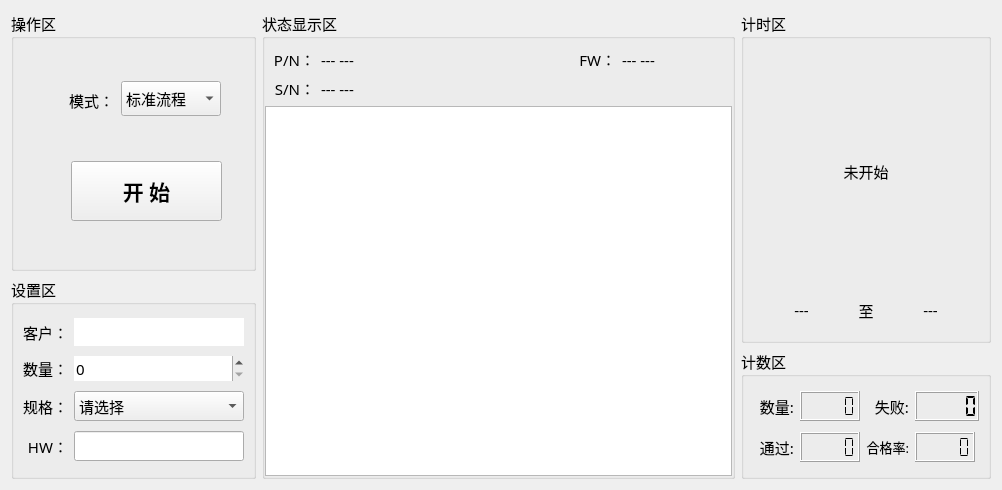
<?xml version="1.0" encoding="UTF-8"?>
<ui version="4.0">
 <class>Home_WorkWid</class>
 <widget class="QWidget" name="Home_WorkWid">
  <property name="geometry">
   <rect>
    <x>0</x>
    <y>0</y>
    <width>1002</width>
    <height>490</height>
   </rect>
  </property>
  <property name="windowTitle">
   <string>Form</string>
  </property>
  <layout class="QGridLayout" name="gridLayout_2">
   <item row="2" column="2">
    <widget class="QGroupBox" name="groupBox_3">
     <property name="minimumSize">
      <size>
       <width>0</width>
       <height>130</height>
      </size>
     </property>
     <property name="maximumSize">
      <size>
       <width>250</width>
       <height>220</height>
      </size>
     </property>
     <property name="font">
      <font>
       <family>微软雅黑</family>
       <pointsize>11</pointsize>
      </font>
     </property>
     <property name="title">
      <string>计数区</string>
     </property>
     <layout class="QGridLayout" name="gridLayout_4">
      <item row="0" column="0">
       <widget class="QLabel" name="label_27">
        <property name="maximumSize">
         <size>
          <width>45</width>
          <height>30</height>
         </size>
        </property>
        <property name="text">
         <string>数量:</string>
        </property>
        <property name="alignment">
         <set>Qt::AlignRight|Qt::AlignTrailing|Qt::AlignVCenter</set>
        </property>
       </widget>
      </item>
      <item row="0" column="1">
       <widget class="QLCDNumber" name="allLcd">
        <property name="maximumSize">
         <size>
          <width>60</width>
          <height>30</height>
         </size>
        </property>
        <property name="digitCount">
         <number>5</number>
        </property>
        <property name="segmentStyle">
         <enum>QLCDNumber::Flat</enum>
        </property>
       </widget>
      </item>
      <item row="0" column="2">
       <widget class="QLabel" name="label_28">
        <property name="maximumSize">
         <size>
          <width>45</width>
          <height>30</height>
         </size>
        </property>
        <property name="text">
         <string>失败:</string>
        </property>
        <property name="alignment">
         <set>Qt::AlignRight|Qt::AlignTrailing|Qt::AlignVCenter</set>
        </property>
       </widget>
      </item>
      <item row="0" column="3">
       <widget class="QLCDNumber" name="errLcd">
        <property name="maximumSize">
         <size>
          <width>70</width>
          <height>35</height>
         </size>
        </property>
        <property name="digitCount">
         <number>5</number>
        </property>
        <property name="segmentStyle">
         <enum>QLCDNumber::Flat</enum>
        </property>
        <property name="value" stdset="0">
         <double>0.000000000000000</double>
        </property>
        <property name="intValue" stdset="0">
         <number>0</number>
        </property>
       </widget>
      </item>
      <item row="1" column="0">
       <widget class="QLabel" name="label_29">
        <property name="maximumSize">
         <size>
          <width>45</width>
          <height>30</height>
         </size>
        </property>
        <property name="text">
         <string>通过:</string>
        </property>
        <property name="alignment">
         <set>Qt::AlignRight|Qt::AlignTrailing|Qt::AlignVCenter</set>
        </property>
       </widget>
      </item>
      <item row="1" column="1">
       <widget class="QLCDNumber" name="okLcd">
        <property name="maximumSize">
         <size>
          <width>60</width>
          <height>30</height>
         </size>
        </property>
        <property name="digitCount">
         <number>5</number>
        </property>
        <property name="segmentStyle">
         <enum>QLCDNumber::Flat</enum>
        </property>
        <property name="intValue" stdset="0">
         <number>0</number>
        </property>
       </widget>
      </item>
      <item row="1" column="2">
       <widget class="QLabel" name="label_30">
        <property name="maximumSize">
         <size>
          <width>60</width>
          <height>30</height>
         </size>
        </property>
        <property name="font">
         <font>
          <family>微软雅黑</family>
          <pointsize>10</pointsize>
         </font>
        </property>
        <property name="text">
         <string>合格率:</string>
        </property>
        <property name="alignment">
         <set>Qt::AlignRight|Qt::AlignTrailing|Qt::AlignVCenter</set>
        </property>
       </widget>
      </item>
      <item row="1" column="3">
       <widget class="QLCDNumber" name="passLcd">
        <property name="maximumSize">
         <size>
          <width>60</width>
          <height>30</height>
         </size>
        </property>
        <property name="digitCount">
         <number>5</number>
        </property>
        <property name="segmentStyle">
         <enum>QLCDNumber::Flat</enum>
        </property>
       </widget>
      </item>
     </layout>
    </widget>
   </item>
   <item row="0" column="0">
    <widget class="QGroupBox" name="groupBox_4">
     <property name="minimumSize">
      <size>
       <width>0</width>
       <height>260</height>
      </size>
     </property>
     <property name="font">
      <font>
       <family>微软雅黑</family>
       <pointsize>11</pointsize>
      </font>
     </property>
     <property name="title">
      <string>操作区</string>
     </property>
     <widget class="QPushButton" name="startBtn">
      <property name="geometry">
       <rect>
        <x>60</x>
        <y>150</y>
        <width>151</width>
        <height>60</height>
       </rect>
      </property>
      <property name="minimumSize">
       <size>
        <width>120</width>
        <height>0</height>
       </size>
      </property>
      <property name="maximumSize">
       <size>
        <width>200</width>
        <height>60</height>
       </size>
      </property>
      <property name="font">
       <font>
        <family>微软雅黑</family>
        <pointsize>16</pointsize>
        <weight>75</weight>
        <bold>true</bold>
       </font>
      </property>
      <property name="text">
       <string>开 始</string>
      </property>
     </widget>
     <widget class="QLabel" name="label_10">
      <property name="geometry">
       <rect>
        <x>48</x>
        <y>72</y>
        <width>55</width>
        <height>35</height>
       </rect>
      </property>
      <property name="minimumSize">
       <size>
        <width>55</width>
        <height>35</height>
       </size>
      </property>
      <property name="maximumSize">
       <size>
        <width>70</width>
        <height>35</height>
       </size>
      </property>
      <property name="font">
       <font>
        <family>微软雅黑</family>
        <pointsize>11</pointsize>
       </font>
      </property>
      <property name="text">
       <string>模式：</string>
      </property>
      <property name="alignment">
       <set>Qt::AlignRight|Qt::AlignTrailing|Qt::AlignVCenter</set>
      </property>
     </widget>
     <widget class="QComboBox" name="modeBox">
      <property name="geometry">
       <rect>
        <x>110</x>
        <y>70</y>
        <width>100</width>
        <height>35</height>
       </rect>
      </property>
      <property name="minimumSize">
       <size>
        <width>100</width>
        <height>0</height>
       </size>
      </property>
      <property name="font">
       <font>
        <family>微软雅黑</family>
        <pointsize>11</pointsize>
       </font>
      </property>
      <property name="contextMenuPolicy">
       <enum>Qt::NoContextMenu</enum>
      </property>
      <item>
       <property name="text">
        <string>标准流程</string>
       </property>
      </item>
      <item>
       <property name="text">
        <string>地址生成</string>
       </property>
      </item>
      <item>
       <property name="text">
        <string>开关控制</string>
       </property>
      </item>
      <item>
       <property name="text">
        <string>继电器测试</string>
       </property>
      </item>
      <item>
       <property name="text">
        <string>过零测试</string>
       </property>
      </item>
     </widget>
    </widget>
   </item>
   <item row="1" column="0" rowspan="2">
    <widget class="QGroupBox" name="groupBox_2">
     <property name="minimumSize">
      <size>
       <width>245</width>
       <height>0</height>
      </size>
     </property>
     <property name="maximumSize">
      <size>
       <width>245</width>
       <height>245</height>
      </size>
     </property>
     <property name="font">
      <font>
       <family>微软雅黑</family>
       <pointsize>11</pointsize>
      </font>
     </property>
     <property name="title">
      <string>设置区</string>
     </property>
     <layout class="QGridLayout" name="gridLayout_3">
      <item row="0" column="0">
       <widget class="QLabel" name="label_35">
        <property name="minimumSize">
         <size>
          <width>0</width>
          <height>20</height>
         </size>
        </property>
        <property name="maximumSize">
         <size>
          <width>80</width>
          <height>30</height>
         </size>
        </property>
        <property name="text">
         <string>客户：</string>
        </property>
        <property name="alignment">
         <set>Qt::AlignRight|Qt::AlignTrailing|Qt::AlignVCenter</set>
        </property>
       </widget>
      </item>
      <item row="0" column="1">
       <widget class="QLineEdit" name="userEdit">
        <property name="frame">
         <bool>false</bool>
        </property>
        <property name="cursorMoveStyle">
         <enum>Qt::LogicalMoveStyle</enum>
        </property>
        <property name="clearButtonEnabled">
         <bool>false</bool>
        </property>
       </widget>
      </item>
      <item row="1" column="0">
       <widget class="QLabel" name="label_38">
        <property name="minimumSize">
         <size>
          <width>45</width>
          <height>20</height>
         </size>
        </property>
        <property name="maximumSize">
         <size>
          <width>100</width>
          <height>30</height>
         </size>
        </property>
        <property name="layoutDirection">
         <enum>Qt::RightToLeft</enum>
        </property>
        <property name="text">
         <string>数量：</string>
        </property>
        <property name="alignment">
         <set>Qt::AlignRight|Qt::AlignTrailing|Qt::AlignVCenter</set>
        </property>
       </widget>
      </item>
      <item row="1" column="1">
       <widget class="QSpinBox" name="cntSpin">
        <property name="minimumSize">
         <size>
          <width>110</width>
          <height>0</height>
         </size>
        </property>
        <property name="focusPolicy">
         <enum>Qt::WheelFocus</enum>
        </property>
        <property name="frame">
         <bool>false</bool>
        </property>
        <property name="correctionMode">
         <enum>QAbstractSpinBox::CorrectToPreviousValue</enum>
        </property>
        <property name="maximum">
         <number>9999</number>
        </property>
        <property name="singleStep">
         <number>100</number>
        </property>
        <property name="stepType">
         <enum>QAbstractSpinBox::DefaultStepType</enum>
        </property>
       </widget>
      </item>
      <item row="2" column="0">
       <widget class="QLabel" name="label_6">
        <property name="minimumSize">
         <size>
          <width>45</width>
          <height>0</height>
         </size>
        </property>
        <property name="text">
         <string>规格：</string>
        </property>
        <property name="alignment">
         <set>Qt::AlignRight|Qt::AlignTrailing|Qt::AlignVCenter</set>
        </property>
       </widget>
      </item>
      <item row="2" column="1">
       <widget class="QComboBox" name="specBox">
        <item>
         <property name="text">
          <string>请选择</string>
         </property>
        </item>
        <item>
         <property name="text">
          <string>2xC13</string>
         </property>
        </item>
        <item>
         <property name="text">
          <string>3xC13</string>
         </property>
        </item>
        <item>
         <property name="text">
          <string>C13+C19</string>
         </property>
        </item>
        <item>
         <property name="text">
          <string>7xC13+C19</string>
         </property>
        </item>
        <item>
         <property name="text">
          <string>2xC19</string>
         </property>
        </item>
       </widget>
      </item>
      <item row="3" column="0">
       <widget class="QLabel" name="label_5">
        <property name="minimumSize">
         <size>
          <width>45</width>
          <height>0</height>
         </size>
        </property>
        <property name="text">
         <string>HW：</string>
        </property>
        <property name="alignment">
         <set>Qt::AlignRight|Qt::AlignTrailing|Qt::AlignVCenter</set>
        </property>
       </widget>
      </item>
      <item row="3" column="1">
       <widget class="QLineEdit" name="hwEdit">
        <property name="enabled">
         <bool>true</bool>
        </property>
        <property name="text">
         <string/>
        </property>
       </widget>
      </item>
     </layout>
    </widget>
   </item>
   <item row="0" column="2" rowspan="2">
    <widget class="QGroupBox" name="groupBox_1">
     <property name="minimumSize">
      <size>
       <width>250</width>
       <height>150</height>
      </size>
     </property>
     <property name="maximumSize">
      <size>
       <width>260</width>
       <height>350</height>
      </size>
     </property>
     <property name="font">
      <font>
       <family>微软雅黑</family>
       <pointsize>11</pointsize>
      </font>
     </property>
     <property name="title">
      <string>计时区</string>
     </property>
     <layout class="QGridLayout" name="gridLayout">
      <property name="bottomMargin">
       <number>20</number>
      </property>
      <item row="0" column="0" colspan="3">
       <widget class="QLabel" name="timeLab">
        <property name="text">
         <string>未开始</string>
        </property>
        <property name="alignment">
         <set>Qt::AlignCenter</set>
        </property>
       </widget>
      </item>
      <item row="1" column="0">
       <widget class="QLabel" name="startLab">
        <property name="maximumSize">
         <size>
          <width>16777215</width>
          <height>20</height>
         </size>
        </property>
        <property name="text">
         <string>---</string>
        </property>
        <property name="alignment">
         <set>Qt::AlignCenter</set>
        </property>
       </widget>
      </item>
      <item row="1" column="1">
       <widget class="QLabel" name="label_3">
        <property name="maximumSize">
         <size>
          <width>20</width>
          <height>20</height>
         </size>
        </property>
        <property name="text">
         <string>至</string>
        </property>
        <property name="alignment">
         <set>Qt::AlignCenter</set>
        </property>
       </widget>
      </item>
      <item row="1" column="2">
       <widget class="QLabel" name="endLab">
        <property name="maximumSize">
         <size>
          <width>16777215</width>
          <height>20</height>
         </size>
        </property>
        <property name="text">
         <string>---</string>
        </property>
        <property name="alignment">
         <set>Qt::AlignCenter</set>
        </property>
       </widget>
      </item>
     </layout>
    </widget>
   </item>
   <item row="0" column="1" rowspan="3">
    <widget class="QGroupBox" name="groupBox_6">
     <property name="font">
      <font>
       <family>微软雅黑</family>
       <pointsize>11</pointsize>
      </font>
     </property>
     <property name="title">
      <string>状态显示区</string>
     </property>
     <layout class="QGridLayout" name="gridLayout_5">
      <property name="leftMargin">
       <number>0</number>
      </property>
      <property name="rightMargin">
       <number>0</number>
      </property>
      <property name="bottomMargin">
       <number>0</number>
      </property>
      <item row="0" column="0">
       <widget class="QLabel" name="label_14">
        <property name="maximumSize">
         <size>
          <width>50</width>
          <height>16777215</height>
         </size>
        </property>
        <property name="text">
         <string>P/N：</string>
        </property>
        <property name="alignment">
         <set>Qt::AlignRight|Qt::AlignTrailing|Qt::AlignVCenter</set>
        </property>
       </widget>
      </item>
      <item row="0" column="1">
       <widget class="QLabel" name="pnLab">
        <property name="text">
         <string>--- ---</string>
        </property>
       </widget>
      </item>
      <item row="0" column="2">
       <widget class="QLabel" name="label_11">
        <property name="maximumSize">
         <size>
          <width>60</width>
          <height>16777215</height>
         </size>
        </property>
        <property name="text">
         <string>FW：</string>
        </property>
        <property name="alignment">
         <set>Qt::AlignRight|Qt::AlignTrailing|Qt::AlignVCenter</set>
        </property>
       </widget>
      </item>
      <item row="0" column="3">
       <widget class="QLabel" name="fwLab">
        <property name="maximumSize">
         <size>
          <width>110</width>
          <height>16777215</height>
         </size>
        </property>
        <property name="text">
         <string>--- ---</string>
        </property>
       </widget>
      </item>
      <item row="1" column="0">
       <widget class="QLabel" name="label_13">
        <property name="maximumSize">
         <size>
          <width>50</width>
          <height>16777215</height>
         </size>
        </property>
        <property name="text">
         <string>S/N：</string>
        </property>
        <property name="alignment">
         <set>Qt::AlignRight|Qt::AlignTrailing|Qt::AlignVCenter</set>
        </property>
       </widget>
      </item>
      <item row="1" column="1" colspan="3">
       <widget class="QLabel" name="snLab">
        <property name="text">
         <string>--- ---</string>
        </property>
       </widget>
      </item>
      <item row="2" column="0" colspan="4">
       <widget class="QTextEdit" name="textEdit">
        <property name="enabled">
         <bool>true</bool>
        </property>
        <property name="readOnly">
         <bool>true</bool>
        </property>
       </widget>
      </item>
     </layout>
    </widget>
   </item>
  </layout>
 </widget>
 <resources/>
 <connections/>
</ui>
